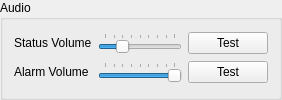
             <widget class="QGroupBox" name="configure_audio_box">
              <property name="toolTip">
               <string>Configure audio settings</string>
              </property>
              <property name="title">
               <string>Audio</string>
              </property>
              <layout class="QGridLayout" name="gridLayout_11">
               <item row="1" column="1">
                <widget class="QSlider" name="configure_audio_alarm_slider">
                 <property name="toolTip">
                  <string>Set the tone volume for critical faults such as an over-temperature fault.</string>
                 </property>
                 <property name="maximum">
                  <number>127</number>
                 </property>
                 <property name="pageStep">
                  <number>16</number>
                 </property>
                 <property name="value">
                  <number>127</number>
                 </property>
                 <property name="orientation">
                  <enum>Qt::Horizontal</enum>
                 </property>
                 <property name="tickPosition">
                  <enum>QSlider::TicksAbove</enum>
                 </property>
                 <property name="tickInterval">
                  <number>16</number>
                 </property>
                </widget>
               </item>
               <item row="1" column="0">
                <widget class="QLabel" name="configure_audio_alarm_label">
                 <property name="toolTip">
                  <string>Set the tone volume for critical faults such as an over-temperature fault.</string>
                 </property>
                 <property name="text">
                  <string>Alarm Volume</string>
                 </property>
                </widget>
               </item>
               <item row="0" column="0">
                <widget class="QLabel" name="configure_audio_status_label">
                 <property name="toolTip">
                  <string>Set the tone volume for notifications such as verifying successful boot and successful upload.</string>
                 </property>
                 <property name="text">
                  <string>Status Volume</string>
                 </property>
                </widget>
               </item>
               <item row="0" column="1">
                <widget class="QSlider" name="configure_audio_status_slider">
                 <property name="toolTip">
                  <string>Set the tone volume for notifications such as verifying successful boot and successful upload.</string>
                 </property>
                 <property name="maximum">
                  <number>127</number>
                 </property>
                 <property name="pageStep">
                  <number>16</number>
                 </property>
                 <property name="value">
                  <number>32</number>
                 </property>
                 <property name="sliderPosition">
                  <number>32</number>
                 </property>
                 <property name="orientation">
                  <enum>Qt::Horizontal</enum>
                 </property>
                 <property name="tickPosition">
                  <enum>QSlider::TicksAbove</enum>
                 </property>
                 <property name="tickInterval">
                  <number>16</number>
                 </property>
                </widget>
               </item>
               <item row="0" column="2">
                <widget class="QPushButton" name="configure_audio_status_button">
                 <property name="toolTip">
                  <string>Test status tone volume.</string>
                 </property>
                 <property name="text">
                  <string>Test</string>
                 </property>
                </widget>
               </item>
               <item row="1" column="2">
                <widget class="QPushButton" name="configure_audio_alarm_button">
                 <property name="toolTip">
                  <string>Test alarm tone volume.</string>
                 </property>
                 <property name="text">
                  <string>Test</string>
                 </property>
                </widget>
               </item>
              </layout>
             </widget>
